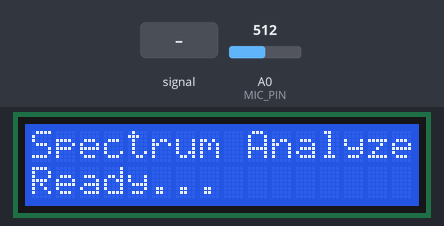
This sketch was run on a simulated Arduino Uno, built with avr-gcc and run on an emulated ATmega328P. On the bench: 16×2 character LCD. The inputs (shaded band) are chosen by the test bench; at power-on: A0 (MIC_PIN) = 512.

Above: at 0.1 s.
3.3 s: A0 (MIC_PIN) set to 716
At 4.63 s:
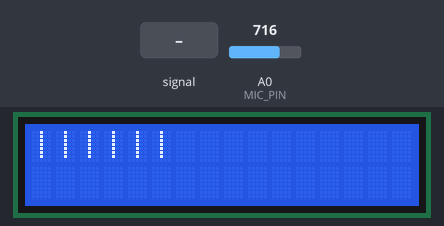
6.3 s: A0 (MIC_PIN) fed a 200 Hz sine of ±255 counts around its level
At 9.1 s:
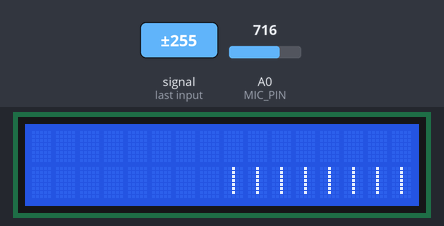
9.3 s: A0 (MIC_PIN) set to 900
At 10.8 s:
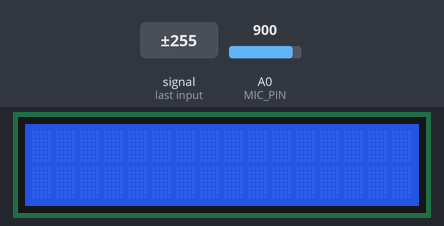
12.3 s: A0 (MIC_PIN) set to 122
At 13.7 s:
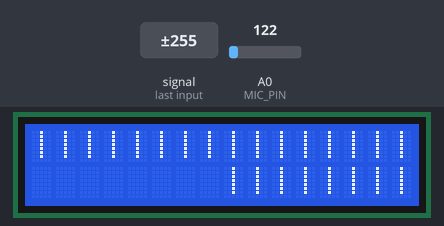
15.3 s: A0 (MIC_PIN) set to 6
At 16.69 s:
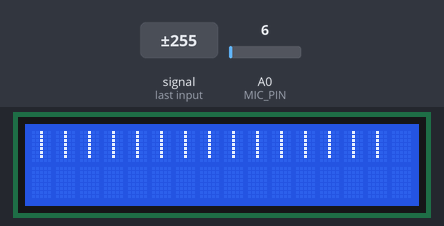
18.3 s: A0 (MIC_PIN) set to 0
At 20.69 s:
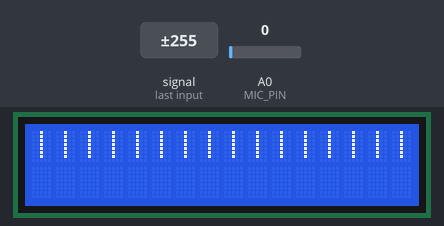
Timing chart, 0 to 22.2 s (numbered marks = the images above; inputs shaded):
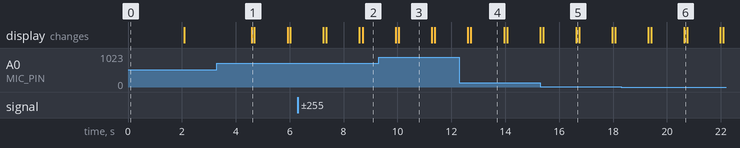

Measured:
- after the input at 3.3 s, the display: changes after 1.3 s (image 1)
- after the input at 6.3 s, the display: first differs from a run without the input after 2.4 s (image 2)
- after the input at 9.3 s, the display: first changes after 0.64 s (image 3 shows a later state)
- after the input at 12.3 s, the display: first changes after 0.31 s (image 4 shows a later state)
- after the input at 15.3 s, the display: first differs from a run without the input after 1.3 s (image 5)
- after the input at 18.3 s, the display: first differs from a run without the input after 2.3 s (image 6)
- what the display in image 3 shows lasts 1.3 s, from 10.0 s to 11.3 s

The sketch:

PM_2_4.ino
```cpp
#include <Wire.h>
#include <LiquidCrystal_I2C.h>
#include "fix_fft.h"

#define SAMPLES 128             // Должно быть степенью 2
#define SAMPLE_WINDOW 64        // Количество бинов для отображения (половина SAMPLES)
#define MIC_PIN A0              // Аналоговый пин микрофона
#define LCD_ADDRESS 0x27        // Или 0x3F, проверьте с I2C сканером

LiquidCrystal_I2C lcd(LCD_ADDRESS, 16, 2);

char re[SAMPLES], im[SAMPLES];  // Массивы для реальной и мнимой частей FFT
byte magnitude[SAMPLE_WINDOW];  // Магнитуды для отображения

void setup() {
  lcd.init();
  lcd.backlight();
  lcd.clear();
  lcd.setCursor(0, 0);
  lcd.print("Spectrum Analyzer");
  lcd.setCursor(0, 1);
  lcd.print("Ready...");
  delay(2000);
  lcd.clear();
}

void loop() {
  // Сбор выборки аудио
  uint16_t samplingPeriod = round(1000000 * (1.0 / SAMPLES));  // ~7.8 кГц
  unsigned long startTime = micros();
  for (int i = 0; i < SAMPLES; i++) {
    while (micros() - startTime < samplingPeriod) {}  // Ждем для равномерной выборки
    startTime += samplingPeriod;
    int sample = analogRead(MIC_PIN);
    re[i] = (sample / 4) - 128;  // Масштабируем в signed char (-128..127)
    im[i] = 0;
  }

  // Выполняем FFT
  fix_fft(re, im, 7, 0);  // log2(128) = 7

  // Вычисляем магнитуды первых 64 бинов (0-~3.9 кГц)
  for (int i = 0; i < SAMPLE_WINDOW; i++) {
    magnitude[i] = sqrt(re[i] * re[i] + im[i] * im[i]);
  }

  // Очищаем LCD
  lcd.clear();

  // Отображаем бары на двух строках (по 8 бинов на строку)
  lcd.setCursor(0, 0);
  for (int i = 0; i < 8; i++) {
    int barWidth = map(magnitude[i * 8] / 2, 0, 64, 0, 16);  // Масштабируем высоту бара
    barWidth = constrain(barWidth, 0, 16);
    for (int j = 0; j < barWidth; j++) {
      lcd.print("|");
    }
    for (int j = barWidth; j < 16; j += 2) {  // Пробелы для пустоты
      lcd.print(" ");
    }
  }

  lcd.setCursor(0, 1);
  for (int i = 0; i < 8; i++) {
    int barWidth = map(magnitude[(i + 8) * 8] / 2, 0, 64, 0, 16);
    barWidth = constrain(barWidth, 0, 16);
    for (int j = 0; j < barWidth; j++) {
      lcd.print("|");
    }
    for (int j = barWidth; j < 16; j += 2) {
      lcd.print(" ");
    }
  }

  delay(50);  // Небольшая задержка для стабильности
}
```
